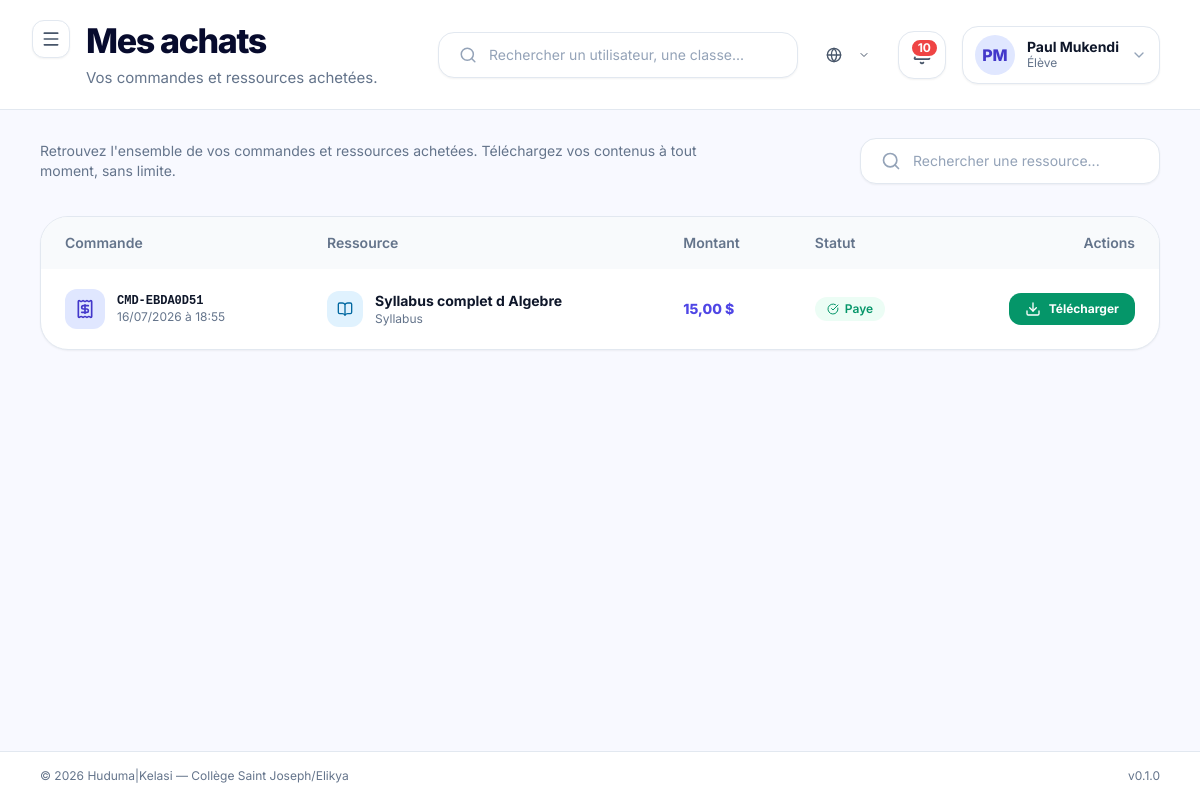
Before: /marketplace/mes-achats/ (signed in) with the older database file.
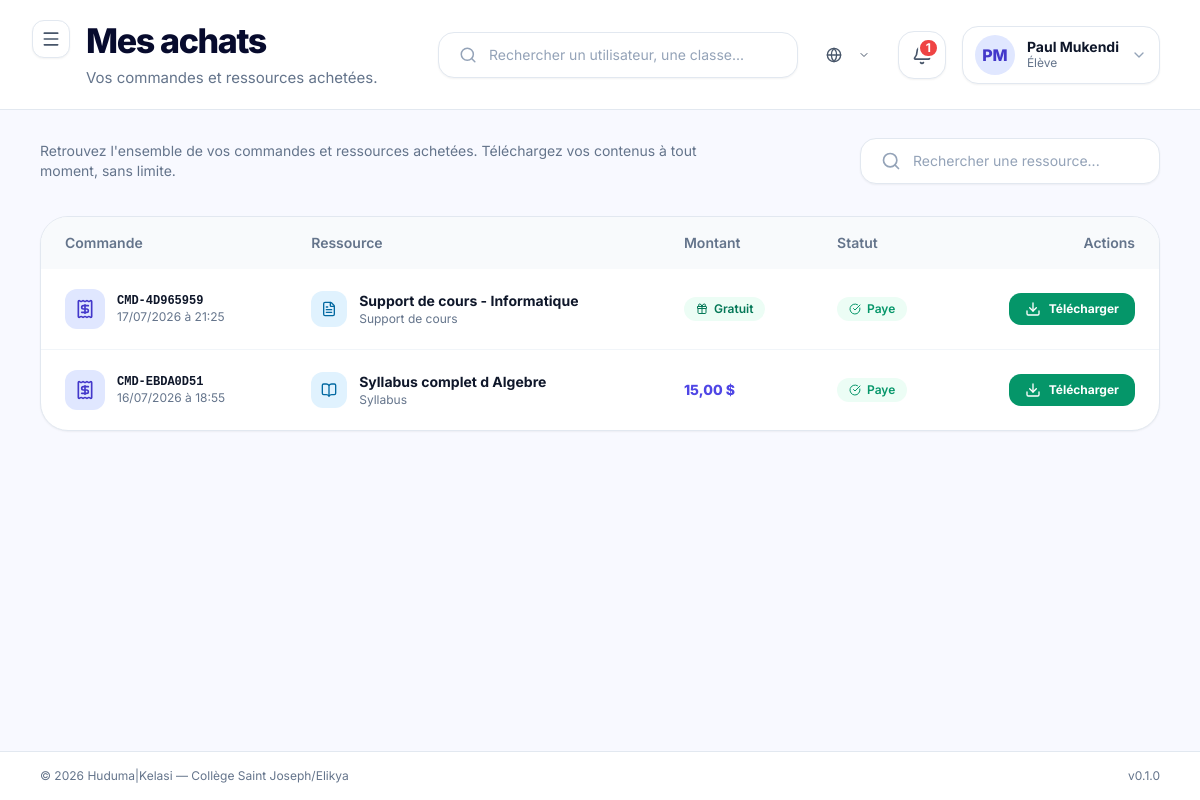
After: the same page with the newer database file.
### apps/marketplace/models.py (models this page shows, shortened)
class Order(BaseModel):
    eleve = models.ForeignKey(
        "accounts.User",
        on_delete=models.CASCADE,
        related_name="commandes",
        verbose_name=_("Élève"),
        limit_choices_to={"role": "eleve"},
    )
    ressource = models.ForeignKey(
        Resource,
        on_delete=models.CASCADE,
        related_name="commandes",
        verbose_name=_("Ressource"),
    )
    montant = models.DecimalField(
        max_digits=8,
        decimal_places=2,
        verbose_name=_("Montant payé"),
    )
    statut = models.CharField(
        max_length=20,
        choices=OrderStatus.choices,
        default=OrderStatus.EN_ATTENTE,
        verbose_name=_("Statut"),
    )
    reference = models.CharField(
        max_length=50,
        unique=True,
        verbose_name=_("Référence"),
        blank=True,
    )
    class Meta:
        verbose_name = _("Commande")
        verbose_name_plural = _("Commandes")
        ordering = ["-created_at"]

class Resource(BaseModel):
    titre = models.CharField(max_length=200, verbose_name=_("Titre"))
    description = models.TextField(blank=True, default="", verbose_name=_("Description"))
    auteur = models.ForeignKey(
        "accounts.User",
        on_delete=models.CASCADE,
        related_name="ressources_publiees",
        verbose_name=_("Auteur"),
        limit_choices_to={"role": "enseignant"},
    )
    classe = models.ForeignKey(
        "academic.Classe",
        on_delete=models.SET_NULL,
        null=True,
        blank=True,
        related_name="ressources",
        verbose_name=_("Classe"),
    )
    cours = models.ForeignKey(
        "academic.Cours",
        on_delete=models.SET_NULL,
        null=True,
        blank=True,
        related_name="ressources",
        verbose_name=_("Cours"),
    )
    type = models.CharField(
        max_length=20,
        choices=ResourceType.choices,
        default=ResourceType.SYLLABUS,
        verbose_name=_("Type"),
    )
    categorie = models.CharField(
        max_length=20,
        choices=ResourceCategory.choices,
        default=ResourceCategory.COURS,
        verbose_name=_("Catégorie"),
    )
    prix = models.DecimalField(
        max_digits=8,
        decimal_places=2,
        default=0,
        verbose_name=_("Prix (USD)"),
        help_text=_("0 pour gratuit"),
    )
    fichier = models.FileField(
        upload_to="marketplace/ressources/",
        verbose_name=_("Fichier"),
        help_text=_("PDF ou DOCX"),
    )
    image_couverture = models.ImageField(
        upload_to="marketplace/couvertures/",
        blank=True,
        null=True,
        verbose_name=_("Image de couverture"),
    )
    statut = models.CharField(
        max_length=20,
        choices=PublicationStatus.choices,
        default=PublicationStatus.BROUILLON,
        verbose_name=_("Statut"),
    )
    nombre_vues = models.PositiveIntegerField(default=0, verbose_name=_("Nombre de vues"))
    nombre_telechargements = models.PositiveIntegerField(default=0, verbose_name=_("Téléchargements"))
    class Meta:
        verbose_name = _("Ressource")
        verbose_name_plural = _("Ressources")
        ordering = ["-created_at"]
    @property
    def est_gratuit(self):
        return self.prix == 0

### apps/marketplace/views.py (the view)
# urls.py: path("mes-achats/", MyPurchasesView.as_view(), name="my_purchases"),
class MyPurchasesView(RoleRequiredMixin, ListView):
    model = Order
    template_name = "pages/marketplace/my_purchases.html"
    partial_template_name = "pages/marketplace/_my_purchases_table.html"
    context_object_name = "commandes"
    allowed_roles = [UserRole.ELEVE, UserRole.ENSEIGNANT, UserRole.ADMIN]
    paginate_by = 10
    def get_template_names(self):
        if self.request.headers.get("HX-Request") == "true":
            return [self.partial_template_name]
        return super().get_template_names()
    def get_queryset(self):
        qs = Order.objects.filter(
            eleve=self.request.user
        ).select_related("ressource").order_by("-created_at")
        search = self.request.GET.get("search", "").strip()
        if search:
            qs = qs.filter(ressource__titre__icontains=search)
        return qs
    def get_context_data(self, **kwargs):
        ctx = super().get_context_data(**kwargs)
        ctx["page_title"] = "Mes achats"
        ctx["page_subtitle"] = "Vos commandes et ressources achetées."
        ctx["search_query"] = self.request.GET.get("search", "")
        if ctx["search_query"]:
            ctx["pagination_querystring"] = f"search={ctx['search_query']}"
        else:
            ctx["pagination_querystring"] = ""
        return ctx

### templates/pages/marketplace/my_purchases.html (shortened to what this page needs)
{% extends "layouts/dashboard.html" %}
{% load huduma_tags %}
{% load static %}
{% block content %}
  <section class="flex flex-col lg:flex-row lg:items-center justify-between gap-4 mb-8">
    <p class="text-sm text-slate-500 max-w-2xl">
      Retrouvez l'ensemble de vos commandes et ressources achetées.
      Téléchargez vos contenus à tout moment, sans limite.
    </p>
    <form method="get" action="{% url 'marketplace:my_purchases' %}"
          class="flex items-center gap-3 w-full sm:w-[300px] bg-white border border-slate-200 rounded-2xl px-5 py-3 shadow-sm focus-within:border-indigo-500 focus-within:ring-4 focus-within:ring-indigo-100 transition-all">
      <i data-lucide="search" class="w-5 h-5 text-slate-400 flex-shrink-0"></i>
      <input
        type="text"
        name="search"
        value="{{ search_query|default:'' }}"
        placeholder="Rechercher une ressource..."
        class="w-full outline-none text-sm bg-transparent text-slate-700 placeholder:text-slate-400"
        hx-get="{% url 'marketplace:my_purchases' %}"
        hx-target="#list-container"
        hx-trigger="keyup changed delay:300ms"
        hx-include="this"
      >
    </form>
  </section>
  <section id="list-container" class="bg-white border border-slate-200 rounded-[28px] shadow-sm overflow-hidden">
    {% include "pages/marketplace/_my_purchases_table.html" %}
  </section>
{% endblock %}

### templates/partials/navbar.html (shortened to what this page needs)
<div class="flex flex-col lg:flex-row lg:items-center justify-between gap-6 w-full">
  <div class="flex items-start gap-4">
    <button
      @click="sidebarOpen = !sidebarOpen"
      class="xl:hidden p-2 -ml-2 rounded-xl bg-white border border-slate-200 text-slate-600 hover:bg-slate-50 shadow-sm"
      aria-label="Basculer la sidebar"
    >
      <i data-lucide="menu" class="w-5 h-5"></i>
    </button>
    <div>
      <h2 class="text-[26px] lg:text-[34px] font-extrabold tracking-[-0.04em] text-kelasi-ink leading-tight">
        {% block navbar_title %}{{ page_title|default:"Tableau de bord" }}{% endblock %}
      </h2>
      {% if page_subtitle %}
        <p class="mt-1 text-slate-500 text-[14px] lg:text-[15px]">{{ page_subtitle }}</p>
      {% endif %}
    </div>
  </div>
  <div class="flex items-center gap-4">
    <div class="hidden md:flex items-center gap-3 w-[300px] lg:w-[360px] bg-white border border-slate-200 rounded-2xl px-5 py-3 shadow-sm">
      <i data-lucide="search" class="w-5 h-5 text-slate-400"></i>
      <input
        type="text"
        placeholder="Rechercher un utilisateur, une classe..."
        class="w-full outline-none text-sm bg-transparent text-slate-700 placeholder:text-slate-400"
      >
    </div>
    {% include "partials/language_switcher.html" %}
    <a
      href="{% url 'notifications:list' %}"
      class="relative w-12 h-12 rounded-2xl bg-white border border-slate-200 flex items-center justify-center shadow-sm hover:bg-slate-50"
      title="Notifications"
    >
      {% if unread_notifications_count > 0 %}
        <span class="absolute top-1.5 right-1.5 min-w-[20px] h-5 px-1.5 bg-red-500 text-white text-xs font-bold rounded-full flex items-center justify-center border-2 border-white">
          {{ unread_notifications_count }}
        </span>
      {% endif %}
    </a>
    <div class="relative" x-data="{ userMenuOpen: false }">
      <button
        @click="userMenuOpen = !userMenuOpen"
        class="flex items-center gap-3 bg-white border border-slate-200 rounded-2xl px-3 py-2 shadow-sm hover:bg-slate-50"
      >
        <span class="w-10 h-10 rounded-full bg-indigo-100 text-indigo-700 flex items-center justify-center font-extrabold">
          {{ request.user.initials }}
        </span>
        <div class="hidden lg:block text-left">
          <p class="text-sm font-bold text-slate-900 leading-tight">{{ request.user.full_name }}</p>
          <p class="text-xs text-slate-500">{{ request.user.short_label }}</p>
        </div>
        <i data-lucide="chevron-down" class="w-4 h-4 text-slate-400 hidden lg:block"></i>
      </button>
    </div>
  </div>
</div>

### templates/pages/marketplace/_my_purchases_table.html (shortened to what the changed rows need)
{% load huduma_tags %}
<div class="overflow-x-auto">
  <table class="w-full text-left">
    <thead class="bg-slate-50">
      <tr class="text-sm text-slate-500">
        <th class="px-6 py-4 font-semibold text-left">Commande</th>
        <th class="px-6 py-4 font-semibold text-left">Ressource</th>
        <th class="px-6 py-4 font-semibold text-left">Montant</th>
        <th class="px-6 py-4 font-semibold text-left">Statut</th>
        <th class="px-6 py-4 font-semibold text-right">Actions</th>
      </tr>
    </thead>
    <tbody class="divide-y divide-slate-100 text-sm">
      {% for c in commandes %}
        <tr class="hover:bg-slate-50">
          <td class="px-6 py-5">
            <div class="flex items-center gap-3">
              <span class="w-10 h-10 rounded-xl bg-indigo-100 text-indigo-700 flex items-center justify-center flex-shrink-0">
                <i data-lucide="receipt" class="w-5 h-5"></i>
              </span>
              <div class="min-w-0">
                <p class="font-bold text-slate-900 font-mono text-xs">{{ c.reference }}</p>
                <p class="text-slate-500 text-xs">{{ c.created_at|date:"d/m/Y à H:i" }}</p>
              </div>
            </div>
          </td>
          <td class="px-6 py-5">
            <div class="flex items-center gap-3">
              <span class="w-9 h-9 rounded-xl bg-sky-100 text-sky-700 flex items-center justify-center flex-shrink-0">
                {% if c.ressource.type == 'syllabus' %}
                  <i data-lucide="book-open" class="w-4 h-4"></i>
                {% elif c.ressource.type == 'support' %}
                  <i data-lucide="file-text" class="w-4 h-4"></i>
                {% elif c.ressource.type == 'exercice' %}
                  <i data-lucide="clipboard-list" class="w-4 h-4"></i>
                {% elif c.ressource.type == 'tp' %}
                  <i data-lucide="flask-conical" class="w-4 h-4"></i>
                {% elif c.ressource.type == 'examen' %}
                  <i data-lucide="file-check" class="w-4 h-4"></i>
                {% elif c.ressource.type == 'livre' %}
                  <i data-lucide="book" class="w-4 h-4"></i>
                {% elif c.ressource.type == 'corrige' %}
                  <i data-lucide="check-square" class="w-4 h-4"></i>
                {% else %}
                  <i data-lucide="file" class="w-4 h-4"></i>
                {% endif %}
              </span>
              <div class="min-w-0">
                <a href="{% url 'marketplace:detail' c.ressource.pk %}"
                   class="font-bold text-slate-900 hover:text-indigo-600 transition-colors truncate block">
                  {{ c.ressource.titre }}
                </a>
                <p class="text-slate-500 text-xs">{{ c.ressource.get_type_display }}</p>
              </div>
            </div>
          </td>
          <td class="px-6 py-5">
            {% if c.ressource.est_gratuit and c.montant == 0 %}
              <span class="inline-flex items-center gap-1.5 px-3 py-1 rounded-full bg-emerald-50 text-emerald-700 font-semibold text-xs">
                <i data-lucide="gift" class="w-3 h-3"></i>
                Gratuit
              </span>
            {% else %}
              <span class="font-extrabold text-indigo-600">{{ c.montant|floatformat:2 }} $</span>
            {% endif %}
          </td>
          <td class="px-6 py-5">
            {% include "components/feedback/status_badge.html" with status=c.statut %}
          </td>
          <td class="px-6 py-5">
            <div class="flex justify-end gap-2">
              {% if c.statut == 'paye' or c.ressource.est_gratuit %}
                <a href="{% url 'marketplace:download' c.ressource.pk %}"
                   class="inline-flex items-center gap-2 bg-emerald-600 text-white px-4 py-2 rounded-xl font-bold text-xs hover:bg-emerald-700 transition-colors">
                  <i data-lucide="download" class="w-4 h-4"></i>
                  Télécharger
                </a>
              {% else %}
                <span class="inline-flex items-center gap-2 bg-slate-100 text-slate-400 px-4 py-2 rounded-xl font-bold text-xs cursor-not-allowed">
                  <i data-lucide="lock" class="w-4 h-4"></i>
                  Indisponible
                </span>
              {% endif %}
            </div>
          </td>
        </tr>
      {% endfor %}
    </tbody>
  </table>
</div>

### templates/components/feedback/status_badge.html
{% load static %}
{% with status_value=status|stringformat:"s" %}
  {% if status_value == 'brouillon' or status_value == 'correction' %}
    {% with color='amber' %}
      <span class="inline-flex items-center gap-1.5 px-3 py-1 rounded-full bg-{{ color }}-50 text-{{ color }}-600 font-semibold text-xs">
        {% if status_value == 'brouillon' %}
          <i data-lucide="file-edit" class="w-3 h-3"></i>
        {% else %}
          <i data-lucide="alert-circle" class="w-3 h-3"></i>
        {% endif %}
        {{ label|default:status_value|title }}
      </span>
    {% endwith %}
  {% elif status_value == 'soumis' %}
    <span class="inline-flex items-center gap-1.5 px-3 py-1 rounded-full bg-sky-50 text-sky-600 font-semibold text-xs">
      <i data-lucide="send" class="w-3 h-3"></i>
      {{ label|default:'Soumis' }}
    </span>
  {% elif status_value == 'valide' %}
    <span class="inline-flex items-center gap-1.5 px-3 py-1 rounded-full bg-emerald-50 text-emerald-600 font-semibold text-xs">
      <i data-lucide="check" class="w-3 h-3"></i>
      {{ label|default:'Validé' }}
    </span>
  {% elif status_value == 'rejete' %}
    <span class="inline-flex items-center gap-1.5 px-3 py-1 rounded-full bg-red-50 text-red-600 font-semibold text-xs">
      <i data-lucide="x" class="w-3 h-3"></i>
      {{ label|default:'Rejeté' }}
    </span>
  {% elif status_value == 'publie' %}
    <span class="inline-flex items-center gap-1.5 px-3 py-1 rounded-full bg-indigo-50 text-indigo-600 font-semibold text-xs">
      <i data-lucide="globe" class="w-3 h-3"></i>
      {{ label|default:'Publié' }}
    </span>
  {% elif status_value == 'actif' or status_value == 'paye' %}
    <span class="inline-flex items-center gap-1.5 px-3 py-1 rounded-full bg-emerald-50 text-emerald-600 font-semibold text-xs">
      <i data-lucide="check-circle" class="w-3 h-3"></i>
      {{ label|default:status_value|title }}
    </span>
  {% elif status_value == 'en_attente' or status_value == 'attente' %}
    <span class="inline-flex items-center gap-1.5 px-3 py-1 rounded-full bg-amber-50 text-amber-600 font-semibold text-xs">
      <i data-lucide="clock" class="w-3 h-3"></i>
      {{ label|default:'En attente' }}
    </span>
  {% elif status_value == 'archive' or status_value == 'echoue' %}
    <span class="inline-flex items-center gap-1.5 px-3 py-1 rounded-full bg-slate-100 text-slate-600 font-semibold text-xs">
      <i data-lucide="archive" class="w-3 h-3"></i>
      {{ label|default:status_value|title }}
    </span>
  {% else %}
    <span class="inline-flex items-center gap-1.5 px-3 py-1 rounded-full bg-slate-100 text-slate-600 font-semibold text-xs">
      {{ label|default:status_value|title }}
    </span>
  {% endif %}
{% endwith %}

Changed rows visible on the page:
added Order: reference "CMD-4D965959", created_at "17/07/2026 à 21:25", ressource.titre "Support de cours - Informatique", ressource.type "Support de cours", montant 0 (drawn), statut "Paye", shows "Télécharger"
Other visible differences:
{{ unread_notifications_count }}: "10" → "1"
